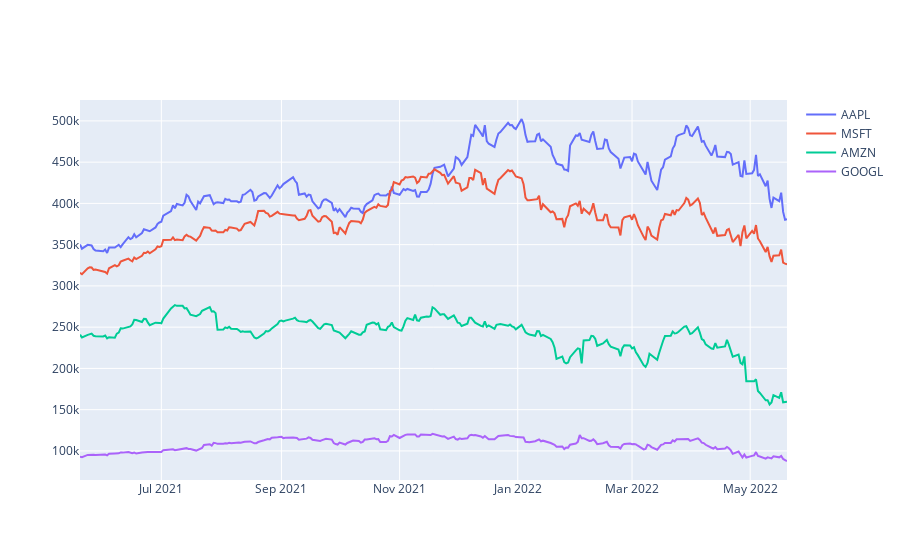

Notebook code for this chart:
### Code cell
# Visualize Value of Individual Stocks
fig = go.Figure()
fig.add_trace(go.Scatter(x=portfolio_val.index, y= portfolio_val['AAPL'], name='AAPL'))
fig.add_trace(go.Scatter(x=portfolio_val.index, y= portfolio_val['MSFT'],name='MSFT'))
fig.add_trace(go.Scatter(x=portfolio_val.index, y= portfolio_val['AMZN'],name='AMZN'))
fig.add_trace(go.Scatter(x=portfolio_val.index, y= portfolio_val['GOOGL'],name='GOOGL'))

### Figure 1 — Plotly figure (JSON) as saved in the notebook; plotly's stock layout.template omitted (floating-point values rounded to 4 significant figures; data arrays with more than 128 entries replaced by an {"elided": "..."} marker saying what was removed)
{"data": [{"name": "AAPL", "type": "scatter", "x": {"elided": "254 str values"}, "y": {"elided": "254 float values"}}, {"name": "MSFT", "type": "scatter", "x": {"elided": "254 str values"}, "y": {"elided": "254 float values"}}, {"name": "AMZN", "type": "scatter", "x": {"elided": "254 str values"}, "y": {"elided": "254 float values"}}, {"name": "GOOGL", "type": "scatter", "x": {"elided": "254 str values"}, "y": {"elided": "254 float values"}}], "layout": {}}
